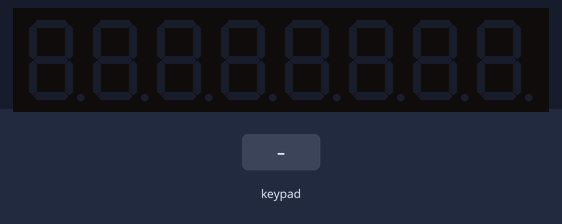
Bench run of a sketch on a simulated Arduino Uno, built with avr-gcc and run on an emulated ATmega328P. Shown: 8-digit seven-segment display. Wiring (inferred from the names in the program): TM1638 display and keys: STB pin 8; clock pin 7; DIO pin 6. Inputs (shaded band) come from the test bench.

Above: at 1.2 s.
1.3 s: key '1' pressed
2.8 s: keypad keys 1 2 pressed 0.4 s apart
At 4.5 s:
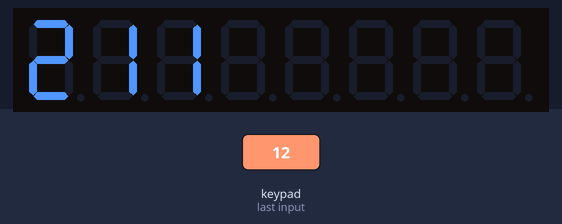
5.1 s: key '5' pressed
At 6.0 s:
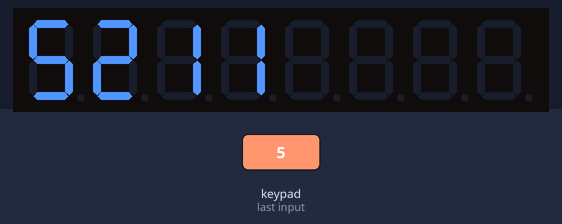
6.6 s: keypad keys 2 5 pressed 0.4 s apart
At 7.4 s:
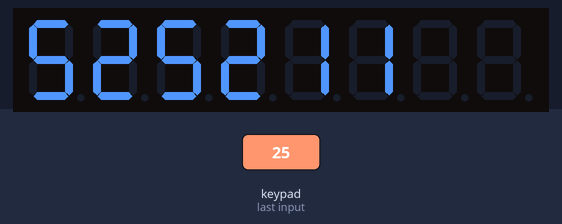
Timing chart, 0 to 9.6 s (numbered marks = the images above; inputs shaded):
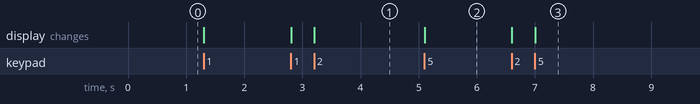

Measured:
- after the input at 2.8 s, the display: first changes at once (image 1 shows a later state)
- after the input at 5.1 s, the display: changes at once (image 2)
- after the input at 6.6 s, the display: first changes at once (image 3 shows a later state)

The sketch:

arduion3_5.ino
```cpp
#define data 6
#define clk 7
#define stb 8
byte l[8]={0xc0,0xc2,0xc4,0xc6,0xc8,0xca,0xcc,0xce};
byte a[8]={0x06,0x5b,0x4f,0x66,0x6d,0x7d,0x07,0x7f};
int t[8]={-1,-1,-1,-1,-1,-1,-1,-1};
byte pre=0x00;
void setup() {
  pinMode(data,OUTPUT);
  pinMode(clk,OUTPUT);
  pinMode(stb,OUTPUT);
  digitalWrite(stb,HIGH);
  digitalWrite(clk,HIGH);
  sendCommand(0x40);
  sendCommand(0x88);
  for(int i=0;i<8;i++)
  {
    setSegNum(l[i],0x00);
  }
}
void loop() {
  byte keys=get_Button();
  if(keys!=pre)
  {
    pre=keys;
   for(int i=0;i<8;i++)
   {
    if(keys&0x01)
    {
      for(int k=7;k>0;k--)
      {
        t[k]=t[k-1];
      }
      t[0]=i;
      setSegNumadd(t);
    }
    keys>>=1;
   }
  }
setSegNumadd(t);
}
byte get_byte()
{
  byte dat=0x00;
  pinMode(data,INPUT);
  for(int i=0;i<8;i++)
  {
    digitalWrite(clk,LOW);
    if(digitalRead(data))
    {
      dat|=(0x01<<i);
    }
    digitalWrite(clk,HIGH);
  }
  pinMode(data,OUTPUT);
  return dat;
}
byte get_Button() //讀取按鍵回傳的函數
{
  byte keys = 0x00; //初設keys為0x00(表示沒有顯示資料)
  digitalWrite(stb,LOW);
  send(0x42); //開始執行從鍵盤讀入內容
  for(int i = 0 ; i < 4 ; i++) //開始分別讀取4個byte (byte0, byte1, byte2, byte3)
  {
    byte temp = get_byte();
    keys |= (temp << i); //將temp內部獲得的資料左移 i 格 然後合併到keys內部
  }
  digitalWrite(stb,HIGH);
  return keys;
}
void send(byte data1)
{
  for (int i = 0; i < 8; i++) {
    digitalWrite(clk, LOW);
    digitalWrite(data, (data1 & 1 ? HIGH : LOW));
    data1 >>= 1;
    digitalWrite(clk, HIGH);
  }
}
void sendCommand(byte cmd)
{
  digitalWrite(stb, LOW);
  send(cmd);
  digitalWrite(stb, HIGH);
}
void setSegNum(byte seg_address, byte pattern)
{
  digitalWrite(stb, LOW);//開始進行輸入
  send(seg_address);//指定寫入的七段顯示器位置
  send(pattern);//寫入圖案
  digitalWrite(stb, HIGH);//結束輸入
}
void setSegNumadd(int pattern[])
{
  digitalWrite(stb, LOW);
  send(0xc0);
  for(int i=0;i<8;i++){
    if(pattern[i] == -1){
      send(0x00);
    }else{
      send(a[pattern[i]]);
    }
    send(0x00);
  }
  digitalWrite(stb, HIGH);
}
```
